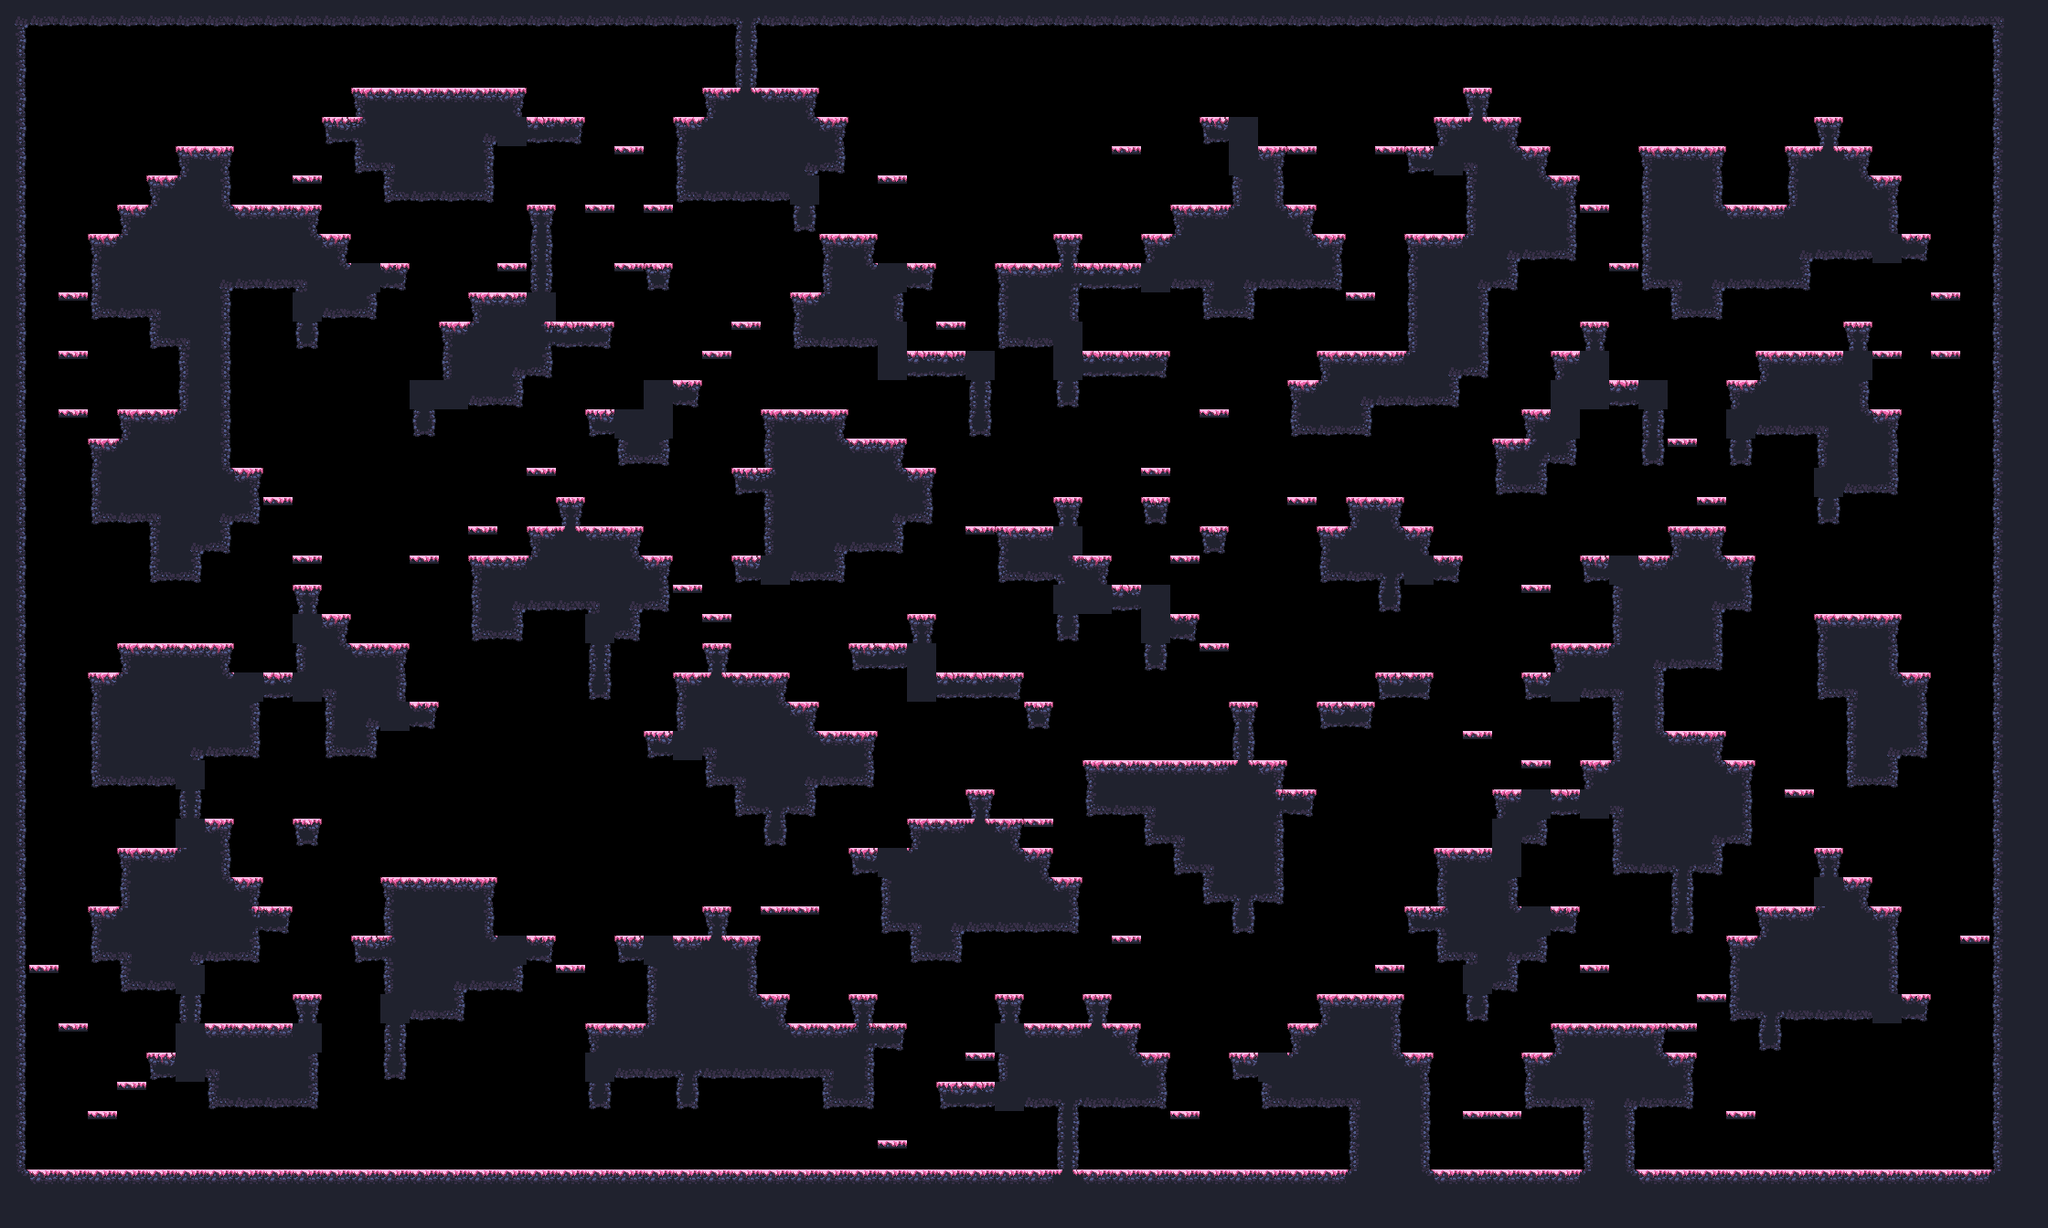

A level layout from a 2D game, rendered from its tile map. Below: a short description, then the map file with tile-grid data replaced by summaries:
An orthogonal 70x42 tile map with 32x32 px tiles, 1 tile layer (main) and 17 objects (9x spawn, spawnPlayer0, spawnCrown0, spawnPlayer1, spawnCrown1, ...).

<map compressionlevel="0" height="42" infinite="0" nextlayerid="3" nextobjectid="4" orientation="orthogonal" renderorder="right-down" tiledversion="1.3.2" tileheight="32" tilewidth="32" version="1.2" width="70">
 <tileset firstgid="1" source="forest_spring_tile_set.tsx" />
 <layer height="42" id="1" name="main" width="70">
  <data>[2940 cells, 1268 non-empty, 28 distinct tile ids]</data>
 </layer>
 <objectgroup id="2" name="objects"><object id="1" name="spawnPlayer0" x="128" y="176.0" /><object id="2" name="spawnCrown0" x="192" y="112.0" /><object id="3" name="spawnPlayer1" x="2016" y="80.0" /><object id="4" name="spawnCrown1" x="1952" y="112.0" /><object id="5" name="spawnPlayer2" x="128" y="1232.0" /><object id="6" name="spawnCrown2" x="64" y="1232.0" /><object id="7" name="spawnPlayer3" x="2080" y="1232.0" /><object id="8" name="spawnCrown3" x="2080" y="1232.0" /><object id="9" name="spawn" x="544" y="1232.0" /><object id="10" name="spawn" x="608" y="976.0" /><object id="11" name="spawn" x="928" y="1040.0" /><object id="12" name="spawn" x="416" y="1232.0" /><object id="13" name="spawn" x="1056" y="1136.0" /><object id="14" name="spawn" x="1056" y="688.0" /><object id="15" name="spawn" x="1632" y="1232.0" /><object id="16" name="spawn" x="2112" y="688.0" /><object id="17" name="spawn" x="1568" y="880.0" /></objectgroup></map>
